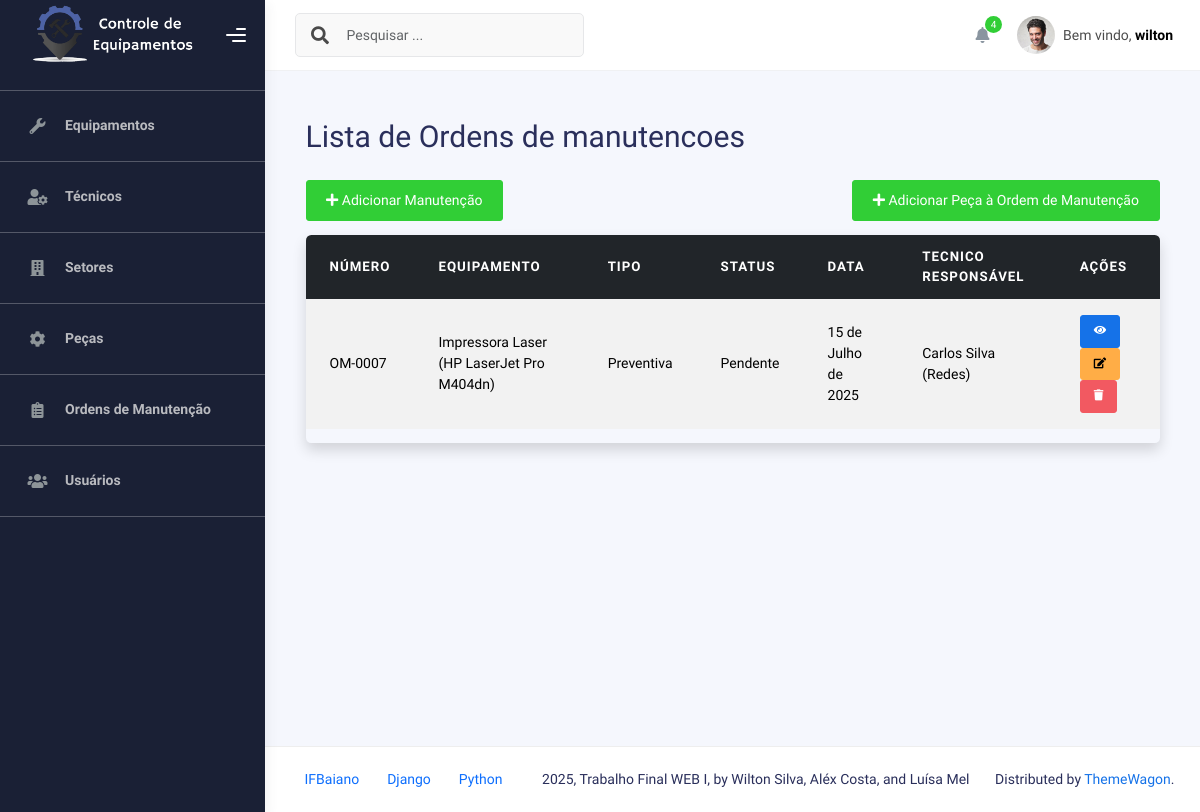
Before: /manutencoes/ (signed in) with the older database file.
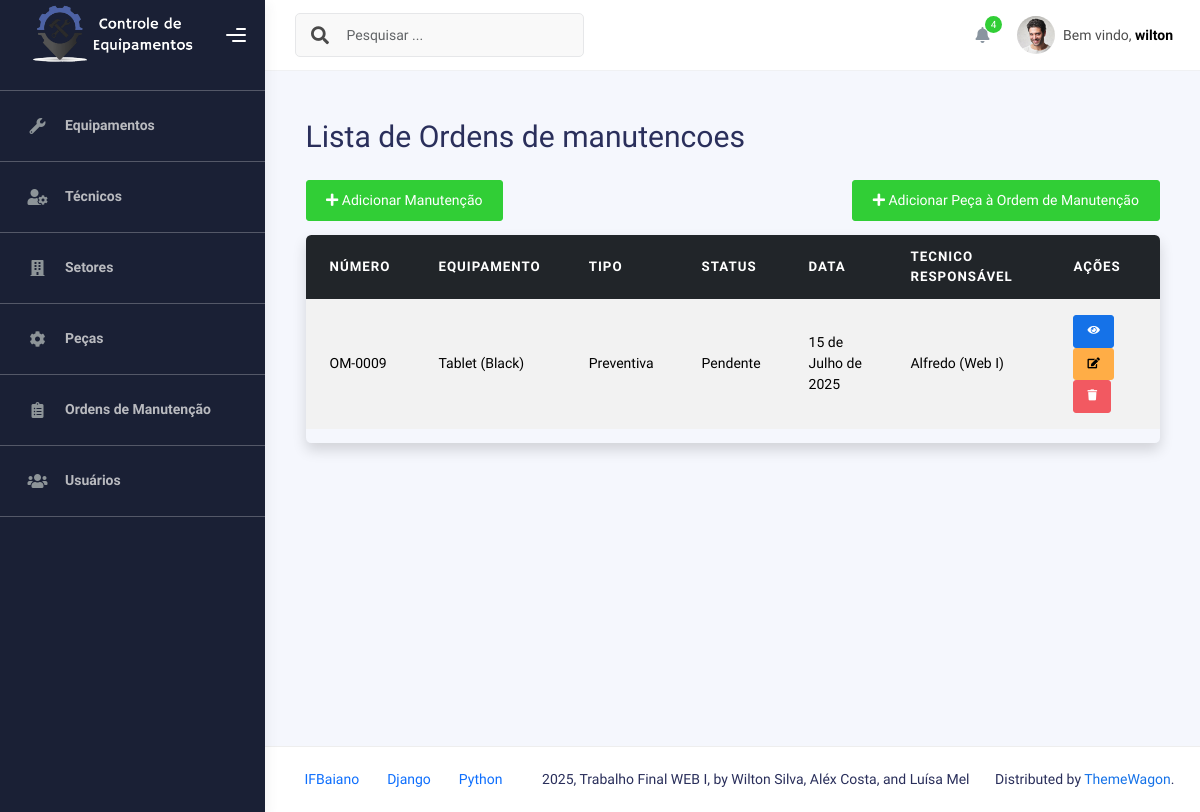
After: the same page with the newer database file.
### Manutencoes/models.py (models this page shows, shortened)
class OrdemManutencao(models.Model):
    TIPO_CHOICES = [
        ("Preventiva", "Preventiva"),
        ("Corretiva", "Corretiva"),
    ]
    STATUS_CHOICES = [
        ("Pendente", "Pendente"),
        ("Em andamento", "Em andamento"),
        ("Concluida", "Concluída"),
    ]
    numero_ordem       = models.CharField("Número da Ordem", max_length=20, unique=True, blank=True)
    data_solicitacao   = models.DateField("Data da Solicitação", auto_now_add=True)
    tipo               = models.CharField("Tipo", max_length=10, choices=TIPO_CHOICES)
    descricao_problema = models.TextField("Descrição do Problema")
    status             = models.CharField("Status", max_length=12, choices=STATUS_CHOICES, default="Pendente")
    equipamento        = models.ForeignKey(
        Equipamento,
        on_delete=models.CASCADE,
        related_name="ordens_manutencao"
    )
    tecnico_responsavel = models.ForeignKey(
        Tecnico,
        on_delete=models.CASCADE,
        related_name="ordens_manutencao"
    )
    class Meta:
        ordering = ["-data_solicitacao"]
        verbose_name = "Ordem de Manutenção"
        verbose_name_plural = "Ordens de Manutenção"

### Equipamentos/models.py (models this page shows)
class Equipamento(models.Model):
    nome = models.CharField(max_length=100)
    modelo = models.CharField(max_length=100)
    numero_serie = models.CharField(max_length=100)
    fabricante = models.CharField(max_length=100)
    data_aquisicao = models.DateField()
    STATUS_CHOICES = [
        ('ativo', 'Ativo'),
        ('inativo', 'Inativo'),
        ('manutencao', 'Em manutenção'),
    ]
    status = models.CharField(max_length=20, choices=STATUS_CHOICES, default='ativo')
    setores = models.ManyToManyField(
        'Setores.Setor',
        through='Setores.EquipamentoSetor',
        related_name='equipamentos'
    )
    def __str__(self):
        return f"{self.nome} ({self.modelo})"

### Tecnicos/models.py (models this page shows)
class Tecnico(models.Model):
    nome = models.CharField(max_length=100)
    especialidade = models.CharField(max_length=100)
    contato = models.CharField(max_length=100)
    certificacoes = models.CharField(max_length=100)
    def __str__(self):
        return f"{self.nome} ({self.especialidade})"

### Manutencoes/views.py (the view)
# urls.py: path('', ManutencaoListView.as_view(), name='listar_manutencoes'),
class ManutencaoListView(LoginRequiredMixin, PermissionRequiredMixin, ListView):
    model= OrdemManutencao
    template_name = 'manutencao/listar_manutencao.html'
    context_object_name= 'manutencoes'
    permission_required = 'Manutencoes.view_ordemmanutencao'
    raise_exception = True

### templates/manutencao/listar_manutencao.html
{% extends "_base.html" %}
{% block content %}
<div class="container mt-4">
    <h1 class="mb-4">Lista de Ordens de manutencoes</h1>
    <div class="mb-3 d-flex justify-content-between">
        <a href="/manutencoes/criar_manutencao/" class="btn btn-success">
            <i class="fas fa-plus"></i> Adicionar Manutenção
        </a>
        <a href="/gerenciar_pecas_manutencao/" class="btn btn-success">
            <i class="fas fa-plus"></i> Adicionar Peça à Ordem de Manutenção
        </a>
    </div>
    <div class="table-responsive shadow rounded">
        <table class="table table-striped table-hover align-middle">
            <thead class="table-dark">
                <tr>
                    <th>Número</th>
                    <th>Equipamento</th>
                    <th>Tipo</th>
                    <th>Status</th>
                    <th>Data</th>
                    <th>Tecnico Responsável</th>
                    <th>Ações</th>
                </tr>
            </thead>
            <tbody>
                {% for manutencao in manutencoes %}
                <tr>
                    <td>{{ manutencao.numero_ordem }}</td>
                    <td>{{ manutencao.equipamento }}</td>
                    <td>{{ manutencao.tipo }}</td>
                    <td>{{ manutencao.status }}</td>
                    <td>{{ manutencao.data_solicitacao }}</td>
                    <td>{{ manutencao.tecnico_responsavel }}</td>
                    <td>
                        <a href="/manutencoes/{{ manutencao.id }}/" class="btn btn-sm btn-primary">
                            <i class="fas fa-eye"></i>
                        </a>
                        <a href="/manutencoes/editmanutencao/{{ manutencao.id }}/" class="btn btn-sm btn-warning">
                            <i class="fas fa-edit"></i>
                        </a>
                        <a href="/manutencoes/deletemanutencao/{{ manutencao.id }}/" class="btn btn-sm btn-danger">
                            <i class="fas fa-trash"></i>
                        </a>
                    </td>
                </tr>
                {% empty %}
                <tr>
                    <td colspan="7" class="text-center">Nenhuma ordem de manutencao cadastrado.</td>
                </tr>
                {% endfor %}
            </tbody>
        </table>
    </div>
</div>
{% endblock %}

### templates/_base.html (shortened to what this page needs)
{% load static %}
<!DOCTYPE html>
<html lang="pt-br">
<head>
    <link rel="stylesheet" href="{% static 'css/bootstrap.min.css' %}">
    <link rel="stylesheet" href="{% static 'css/plugins.min.css' %}">
    <link rel="stylesheet" href="{% static 'css/kaiadmin.min.css' %}">
    <link rel="stylesheet" href="{% static 'css/demo.css' %}">
</head>
<body>
    <div class="wrapper">
        {% include '__sidebar.html' %}
        <div class="main-panel">
            {% include '__topbar.html' %}
            <div class="container">
                <div class="page-inner">
                    <main>
                        {% block content %}{% endblock %}
                    </main>
                </div>
            </div>
            <footer class="footer">
                {% include '__footer.html' %}
            </footer>
        </div>
    </div>
</body>
</html>

### templates/__sidebar.html (shortened to what this page needs)
{% load static %}
<div class="sidebar" data-background-color="dark">
  <div class="sidebar-logo">
    <div class="logo-header" data-background-color="dark">
      <a href="/" class="logo">
        <img
          src="{% static 'img/Logo.png' %}"
          alt="navbar brand"
          class="navbar-brand"
          height="100"
        />
      </a>
      <div class="nav-toggle">
        <button class="btn btn-toggle toggle-sidebar">
          <i class="gg-menu-right"></i>
        </button>
      </div>
    </div>
  </div>
  <div class="sidebar-wrapper scrollbar scrollbar-inner">
    <div class="sidebar-content">
      <ul class="nav nav-secondary">
        <hr class="sidebar-divider">
        <li class="nav-item {% if request.path == '/equipamentos' %}active{% endif %}">
          <a href="/equipamentos">
            <i class="fas fa-wrench"></i>
            <p>Equipamentos</p>
          </a>
        </li>
        <hr class="sidebar-divider">
        {% if 'Tecnicos.view_tecnico' in request.user.get_all_permissions %}
          <li class="nav-item {% if request.path == '/tecnicos' %}active{% endif %}">
            <a href="/tecnicos">
              <i class="fas fa-user-cog"></i>
              <p>Técnicos</p>
            </a>
          </li>
          <hr class="sidebar-divider">
        {% endif %}
        <li class="nav-item">
          <a href="/setores">
            <i class="fas fa-building"></i>
            <p>Setores</p>
          </a>
        </li>
        <hr class="sidebar-divider">
        <li class="nav-item">
          <a href="/pecas">
            <i class="fas fa-cog"></i>
            <p>Peças</p>
          </a>
        </li>
        <hr class="sidebar-divider">
        <li class="nav-item">
          <a href="/manutencoes">
            <i class="fas fa-clipboard-list"></i>
            <p>Ordens de Manutenção</p>
          </a>
        </li>
        <hr class="sidebar-divider">
        {% if 'auth.view_user' in request.user.get_all_permissions %}
          <li class="nav-item {% if request.path == '/accounts' %}active{% endif %}">
            <a href="/accounts">
              <i class="fas fa-users"></i>
              <p>Usuários</p>
            </a>
          </li>
        <hr class="sidebar-divider">
        {% endif %}
      </ul>
    </div>
  </div>
</div>

### templates/__topbar.html (shortened to what this page needs)
{% load static %}
<div class="main-header">
<nav class="navbar navbar-header navbar-header-transparent navbar-expand-lg border-bottom">
  <div class="container-fluid">
    <nav class="navbar navbar-header-left navbar-expand-lg navbar-form nav-search p-0 d-none d-lg-flex">
      <div class="input-group">
        <div class="input-group-prepend">
          <button type="submit" class="btn btn-search pe-1">
            <i class="fa fa-search search-icon"></i>
          </button>
        </div>
        <input type="text" placeholder="Pesquisar ..." class="form-control" />
      </div>
    </nav>
    <ul class="navbar-nav topbar-nav ms-md-auto align-items-center">
      <li class="nav-item topbar-icon dropdown hidden-caret">
        <a class="nav-link dropdown-toggle" href="#" id="notifDropdown" role="button"
          data-bs-toggle="dropdown" aria-haspopup="true" aria-expanded="false">
          <i class="fa fa-bell"></i>
          <span class="notification">4</span>
        </a>
      </li>
      <li class="nav-item topbar-user dropdown hidden-caret">
        <a class="dropdown-toggle profile-pic" data-bs-toggle="dropdown" href="#" aria-expanded="false">
          <div class="avatar-sm">
            <img src="{% static 'img/profile.jpg' %}" alt="..." class="avatar-img rounded-circle" />
          </div>
          <span class="profile-username">
            <span class="op-7">Bem vindo,</span>
            <span class="fw-bold">{{ user.username }}</span>
          </span>
        </a>
      </li>
    </ul>
  </div>
</nav>
</div>

### templates/__footer.html
          <div class="container-fluid d-flex justify-content-between">
            <nav class="pull-left">
              <ul class="nav">
                <li class="nav-item">
                  <a class="nav-link" href="https://www.ifbaiano.edu.br/unidades/guanambi/">IFBaiano</a>
                </li>
                <li class="nav-item">
                  <a class="nav-link" href="https://www.djangoproject.com"> Django</a>
                </li>
                <li class="nav-item">
                  <a class="nav-link" href="https://www.python.org"> Python </a>
                </li>
              </ul>
            </nav>
            <div class="copyright">
              2025, Trabalho Final WEB I, by
              Wilton Silva, Aléx Costa, and Luísa Mel
            </div>
            <div>
              Distributed by
              <a target="_blank" href="https://themewagon.com/">ThemeWagon</a>.
            </div>
          </div>

Changed rows visible on the page:
removed OrdemManutencao: numero_ordem "OM-0007", equipamento "Impressora Laser (HP LaserJet Pro M404dn)", tipo "Preventiva", status "Pendente", data_solicitacao "15 de Julho de 2025", tecnico_responsavel "Carlos Silva (Redes)"
added OrdemManutencao: numero_ordem "OM-0009", equipamento "Tablet (Black)", tipo "Preventiva", status "Pendente", data_solicitacao "15 de Julho de 2025", tecnico_responsavel "Alfredo (Web I)"
